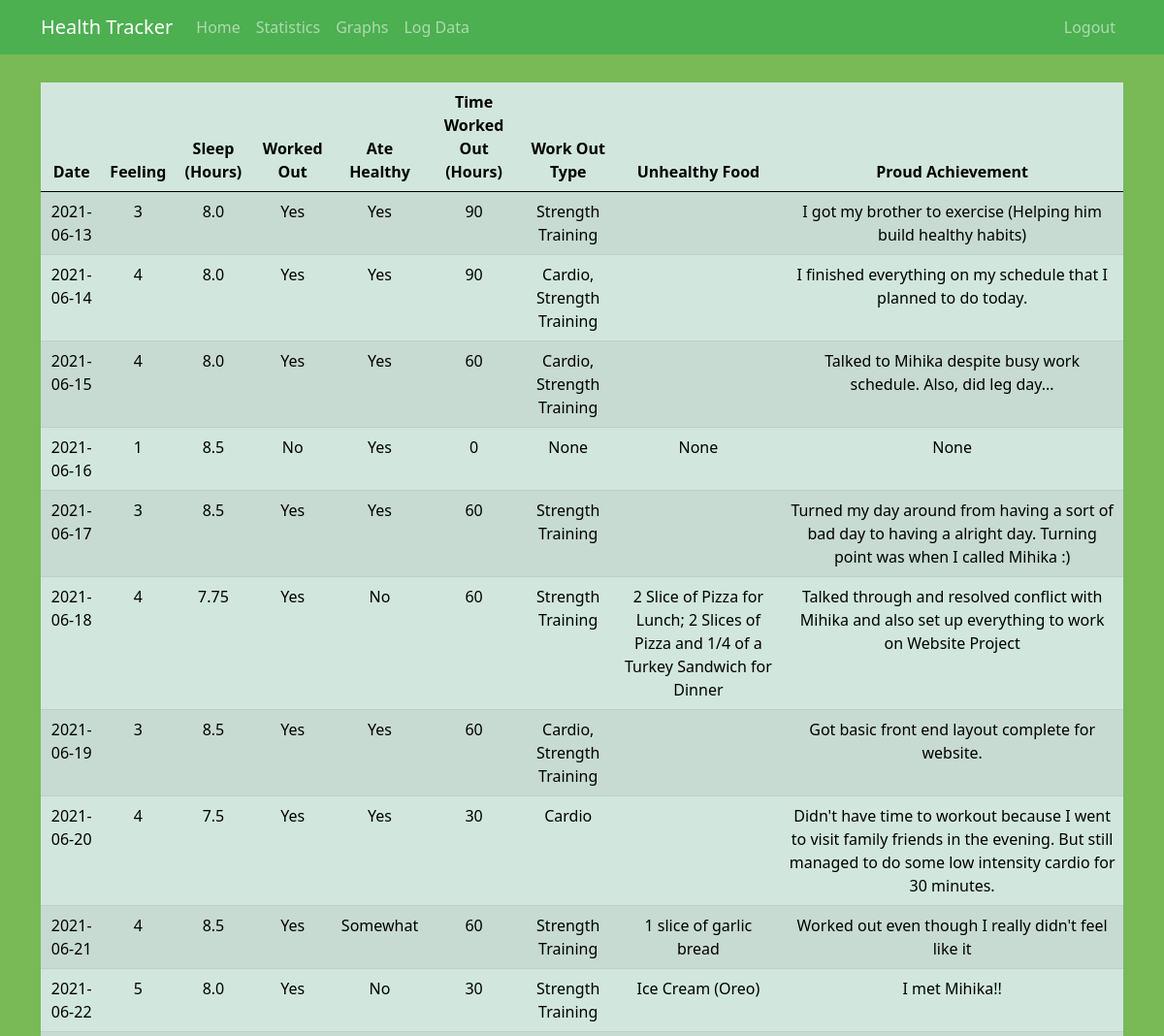
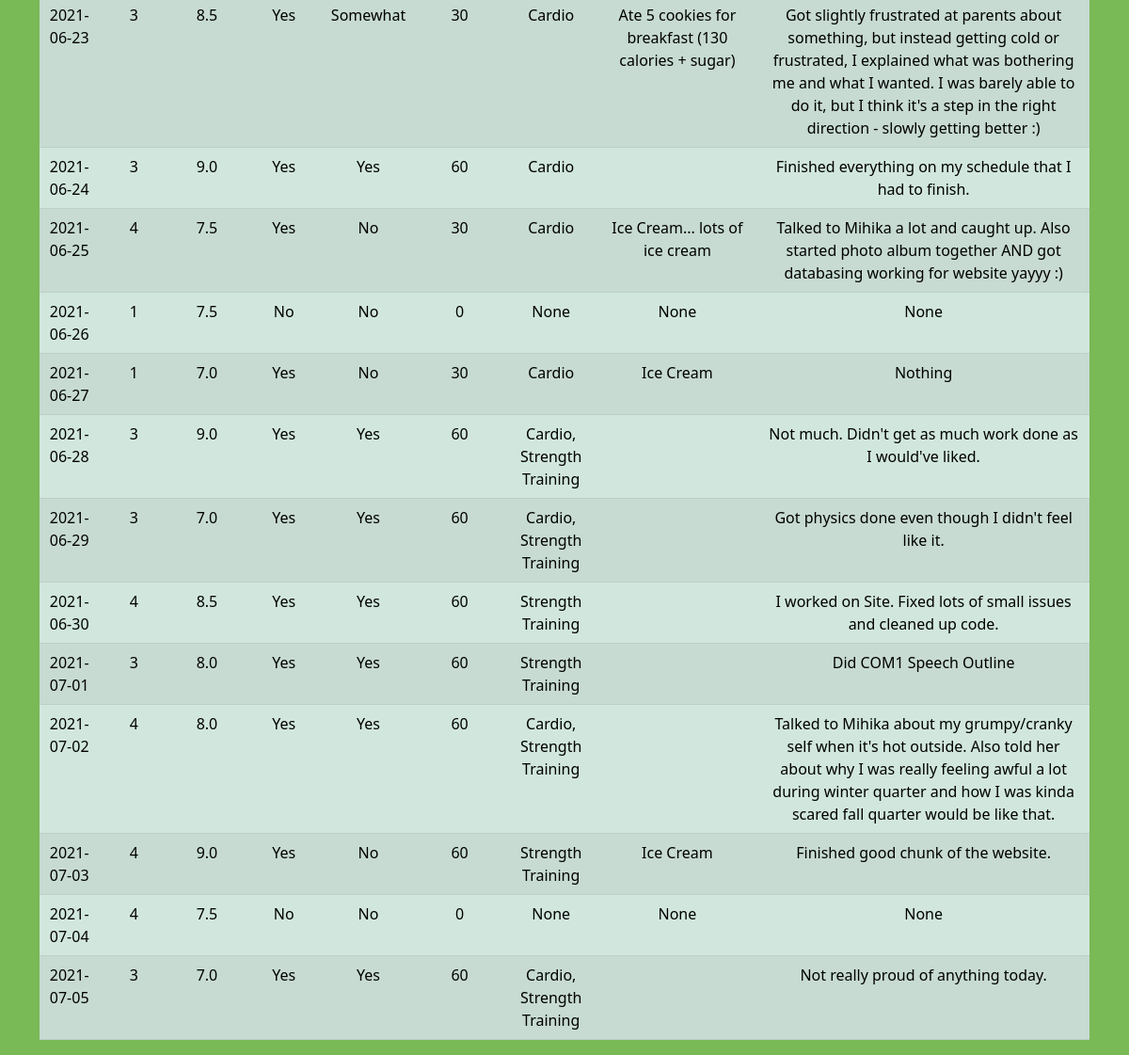
The app's page /stats (signed in) with its own data (2 pictures, top to bottom).
### main.py (models this page shows, shortened)
class Stats(db.Model):
    id = db.Column(db.Integer, primary_key=True)
    overall_feeling = db.Column(db.Integer, nullable=False)
    time_slept = db.Column(db.Float, nullable=False)
    worked_out = db.Column(db.Boolean, nullable=False)
    ate_healthy = db.Column(db.String(100), nullable=False)
    time_worked_out = db.Column(db.Integer, nullable=False)
    workout_type = db.Column(db.String(100), nullable=False)
    unhealthy_food = db.Column(db.String(500), nullable=False)
    proud_achievement = db.Column(db.String(2000), nullable=False)
    date_logged = db.Column(db.DateTime, nullable=False, default=datetime.utcnow)
    user_id = db.Column(db.Integer, db.ForeignKey('user.id'), nullable=False)

### main.py (the view)
@app.route("/stats")
def stats():
    if "username" not in session:
        flash(f'You are not logged in!', 'danger')
        return redirect(url_for('home'))
    table = list()
    user = User.query.filter_by(username=session["username"]).first()
    for entry in user.stats:
        row = list()
        row.append(str(entry.date_logged).split()[0])
        row.append(entry.overall_feeling)
        row.append(entry.time_slept)
        row.append("Yes" if entry.worked_out else "No")
        row.append(entry.ate_healthy)
        row.append(entry.time_worked_out)
        row.append(entry.workout_type)
        row.append(entry.unhealthy_food)
        row.append(entry.proud_achievement)
        table.append(row)
    return render_template("stats.html", table=table)

### templates/stats.html (shortened to what this page needs)
{% extends "base.html" %}
{% block content %}
<div class="shift">
  <table class="table table-success table-striped table-hover">
    <thead>
      <tr>
        <th scope="col">Date</th>
        <th scope="col">Feeling</th>
        <th scope="col">Sleep (Hours)</th>
        <th scope="col">Worked Out</th>
        <th scope="col">Ate Healthy</th>
        <th scope="col">Time Worked Out (Hours)</th>
        <th scope="col">Work Out Type</th>
        <th scope="col">Unhealthy Food</th>
        <th scope="col">Proud Achievement</th>
      </tr>
    </thead>
    <tbody>
      {% for row in table %}
      <tr>
        {% for cell in row %}
          <td> {{cell}} </td>
        {% endfor %}
      {% endfor %}
    </tbody>
  </table>
</div>
{% endblock %}

### templates/base.html (shortened to what this page needs)
<!DOCTYPE html>
<html>
	<head>
		<link href="https://cdn.jsdelivr.net/npm/bootstrap@5.0.1/dist/css/bootstrap.min.css" rel="stylesheet">
		<link rel= "stylesheet" type= "text/css" href= "{{ url_for('static',filename='main.css') }}">
	</head>
	<body style="background-color:#79b956;text-align:center">
      	<nav class="navbar navbar-expand-md navbar-dark bg-steel fixed-top">
        	<div class="container">
          		<a class="navbar-brand" href="/">Health Tracker</a>
          		<div class="navbar-collapse navbar-nav">
          			<a class="nav-item nav-link" href="/home">Home</a>
      			    {% if session["username"] %}
				        <a class="nav-item nav-link" href="/stats">Statistics</a>
				        <a class="nav-item nav-link" href="/graphs">Graphs</a>
				        <a class="nav-item nav-link" href="/log_data">Log Data</a>
				    {% endif %}
          		</div>
          		<div class="navbar-nav">
          			{% if session["username"] %}
				        <a class="nav-item nav-link" href="/logout">Logout</a>
				    {% else %}
				        <a class="nav-item nav-link" href="/login">Login</a>
	      				<a class="nav-item nav-link" href="/register">Register</a>
				    {% endif %}
          		</div>
        	</div>
      	</nav>
	    <main role="main" class="container">
	      	<div class="content-block">
	        	<div>
	        		{% block content %}{% endblock %}
          		</div>
  			</div>
	    </main>
	</body>
</html>

### static/main.css (style rules this page uses)
.content-block { animation: transitionIn 0.75s; }
.bg-steel { background-color: #4CAF50; }
.navbar-nav .nav-link { color: #cbd5db; position: relative; }

### templates/stats.html (style rules this page uses)
.shift { position: relative; margin-top: 85px }

### records on screen
Stats: row "2021-06-13" "3" "Yes" "90", time_slept "8.0", ate_healthy "Yes", workout_type "Strength Training", proud_achievement "I got my brother to exercise (Helping him build healthy habits)"
Stats: row "2021-06-14" "4" "Yes" "90", time_slept "8.0", ate_healthy "Yes", workout_type "Cardio, Strength Training", proud_achievement "I finished everything on my schedule that I planned to do today."
Stats: row "2021-06-15" "4" "Yes" "60", time_slept "8.0", ate_healthy "Yes", workout_type "Cardio, Strength Training", proud_achievement "Talked to Mihika despite busy work schedule. Also, did leg day..."
Stats: row "2021-06-16" "1" "No" "0", time_slept "8.5", ate_healthy "Yes", workout_type "None", unhealthy_food "None", proud_achievement "None"
Stats: row "2021-06-17" "3" "Yes" "60", time_slept "8.5", ate_healthy "Yes", workout_type "Strength Training", proud_achievement "Turned my day around from having a sort of bad day to having a alright day. Turning point was when I called Mihika :)"
Stats: row "2021-06-18" "4" "Yes" "60", time_slept "7.75", ate_healthy "No", workout_type "Strength Training", unhealthy_food "2 Slice of Pizza for Lunch; 2 Slices of Pizza and 1/4 of a Turkey Sandwich for Dinner", proud_achievement "Talked through and resolved conflict with Mihika and also set up everything to work on Website Project"
Stats: row "2021-06-19" "3" "Yes" "60", time_slept "8.5", ate_healthy "Yes", workout_type "Cardio, Strength Training", proud_achievement "Got basic front end layout complete for website."
Stats: row "2021-06-20" "4" "Yes" "30", time_slept "7.5", ate_healthy "Yes", workout_type "Cardio", proud_achievement "Didn't have time to workout because I went to visit family friends in the evening. But still managed to do some low intensity cardio for 30 minutes."
Stats: row "2021-06-21" "4" "Yes" "60", time_slept "8.5", ate_healthy "Somewhat", workout_type "Strength Training", unhealthy_food "1 slice of garlic bread", proud_achievement "Worked out even though I really didn't feel like it"
Stats: row "2021-06-22" "5" "Yes" "30", time_slept "8.0", ate_healthy "No", workout_type "Strength Training", unhealthy_food "Ice Cream (Oreo)", proud_achievement "I met Mihika!!"
Stats: row "2021-06-23" "3" "Yes" "30", time_slept "8.5", ate_healthy "Somewhat", workout_type "Cardio", unhealthy_food "Ate 5 cookies for breakfast (130 calories + sugar)", proud_achievement "Got slightly frustrated at parents about something, but instead getting cold or frustrated, I explained what was bothering me and what I wanted. I was barely able to do it, but I think it's a step in the right direction - slowly getting better :)"
Stats: row "2021-06-24" "3" "Yes" "60", time_slept "9.0", ate_healthy "Yes", workout_type "Cardio", proud_achievement "Finished everything on my schedule that I had to finish."
Stats: row "2021-06-25" "4" "Yes" "30", time_slept "7.5", ate_healthy "No", workout_type "Cardio", unhealthy_food "Ice Cream... lots of ice cream", proud_achievement "Talked to Mihika a lot and caught up. Also started photo album together AND got databasing working for website yayyy :)"
Stats: row "2021-06-26" "1" "No" "0", time_slept "7.5", ate_healthy "No", workout_type "None", unhealthy_food "None", proud_achievement "None"
Stats: row "2021-06-27" "1" "Yes" "30", time_slept "7.0", ate_healthy "No", workout_type "Cardio", unhealthy_food "Ice Cream", proud_achievement "Nothing"
Stats: row "2021-06-28" "3" "Yes" "60", time_slept "9.0", ate_healthy "Yes", workout_type "Cardio, Strength Training", proud_achievement "Not much. Didn't get as much work done as I would've liked."
Stats: row "2021-06-29" "3" "Yes" "60", time_slept "7.0", ate_healthy "Yes", workout_type "Cardio, Strength Training", proud_achievement "Got physics done even though I didn't feel like it."
Stats: row "2021-06-30" "4" "Yes" "60", time_slept "8.5", ate_healthy "Yes", workout_type "Strength Training", proud_achievement "I worked on Site. Fixed lots of small issues and cleaned up code."
Stats: row "2021-07-01" "3" "Yes" "60", time_slept "8.0", ate_healthy "Yes", workout_type "Strength Training", proud_achievement "Did COM1 Speech Outline"
Stats: row "2021-07-02" "4" "Yes" "60", time_slept "8.0", ate_healthy "Yes", workout_type "Cardio, Strength Training", proud_achievement "Talked to Mihika about my grumpy/cranky self when it's hot outside. Also told her about why I was really feeling awful a lot during winter quarter and how I was kinda scared fall quarter would be like that."
Stats: row "2021-07-03" "4" "Yes" "60", time_slept "9.0", ate_healthy "No", workout_type "Strength Training", unhealthy_food "Ice Cream", proud_achievement "Finished good chunk of the website."
Stats: row "2021-07-04" "4" "No" "0", time_slept "7.5", ate_healthy "No", workout_type "None", unhealthy_food "None", proud_achievement "None"
Stats: row "2021-07-05" "3" "Yes" "60", time_slept "7.0", ate_healthy "Yes", workout_type "Cardio, Strength Training", proud_achievement "Not really proud of anything today."
